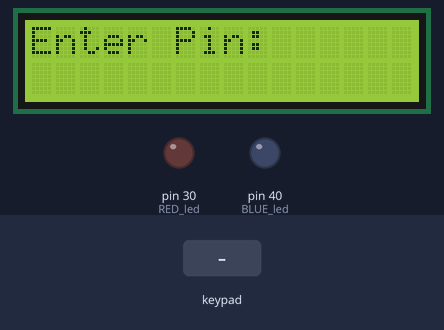
The sketch below on a simulated Arduino Mega 2560, built with avr-gcc and run on an emulated ATmega2560. Shown: 16×2 character LCD, output pins drawn as LEDs (lit = HIGH). Inputs (shaded band) come from the test bench.

Above: at 6.2 s.
6.3 s: keypad keys 0 5 2 0 1 # pressed 0.4 s apart
At 9.3 s:
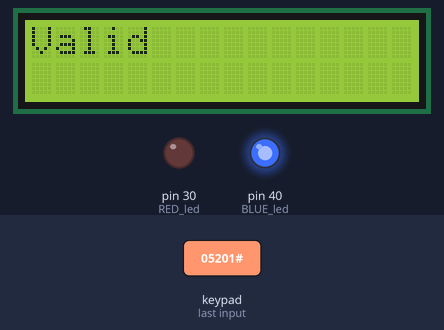
11.7 s: keypad keys 0 5 2 0 1 * pressed 0.4 s apart
At 14.3 s:
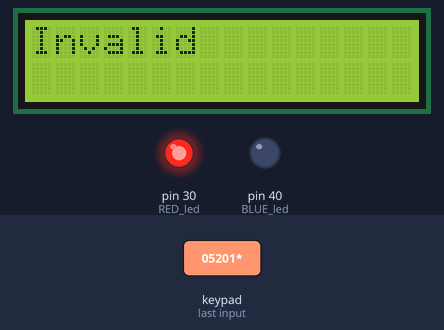
17.1 s: key '*' pressed
At 17.4 s:
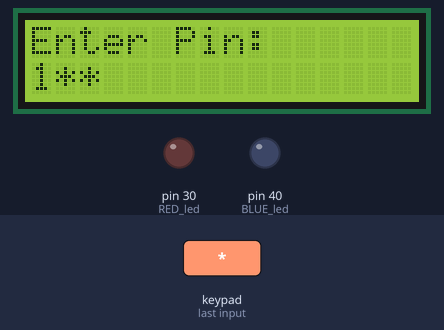
18.6 s: key '#' pressed
At 19.7 s:
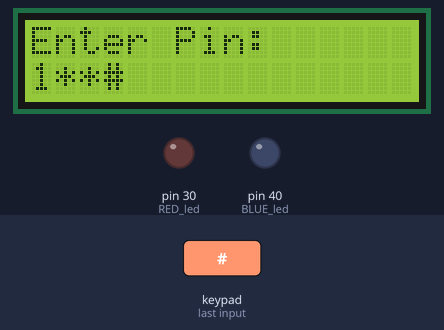
20.1 s: key '1' pressed
At 21.0 s:
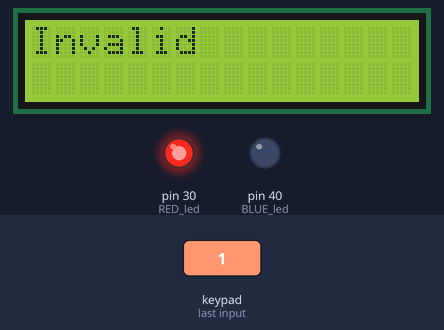
Timing chart, 0 to 24.1 s (numbered marks = the images above; inputs shaded):
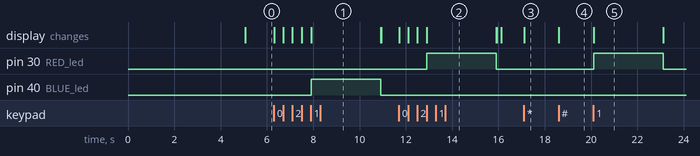

Measured:
- after the input at 6.3 s, pin 40 (BLUE_led): LOW → HIGH after 1.6 s, → LOW 3.0 s later; the display: first changes at once (image 1 shows a later state)
- after the input at 11.7 s, pin 30 (RED_led): LOW → HIGH after 1.2 s, → LOW 3.0 s later; the display: first changes at once (image 2 shows a later state)
- after the input at 17.1 s, the display: changes at once (image 3)
- after the input at 18.6 s, the display: changes at once (image 4)
- after the input at 20.1 s, pin 30 (RED_led): LOW → HIGH at once, → LOW 3.0 s later; the display: changes at once (image 5)

The sketch:

lcd_keypad.ino
```cpp
#include <LiquidCrystal.h>    //Library for LCD Display
#include <Keypad.h>           //Library for Keypad

//Initializing LCD Pins with object "lcd"
LiquidCrystal lcd(27, 28, 29, 37, 36, 35);  //RS,EN,D4,D5,D6,D7 at PE1,PE2,PE3,PC4,PC5,PC6

//Built-in LED Indicators for answers
const int RED_led = 30; //At PF1
const int BLUE_led = 40; //At PF2

//////////////////////////////////////////////////////////////////////////
// Defining the Keymap layout
const byte ROWS = 4;      // Four rows
const byte COLS = 3;      // Three columns
char keys[ROWS][COLS] = {
  {'1','2','3'},
  {'4','5','6'},
  {'7','8','9'},
  {'*','0','#'}
};

//Connect keypad ROW0, ROW1, ROW2 and ROW3 to these TivaC pins PB0, PB1, PE4, PE5
byte rowPins[ROWS] = { 3, 4, 5, 6 };
// Connect keypad COL0, COL1 and COL2 to these TivaC pins PB4, PA5, PA6
byte colPins[COLS] = { 7, 8, 9};

//Create the Keypad object
Keypad customKeypad = Keypad(makeKeymap(keys), rowPins, colPins, ROWS, COLS );
#define pin_length 6              //Passcode/pin length+1
char Data[pin_length];            //Creating array of size of the passcode
char Master[pin_length] = "05201";    //Enter you student ID here
byte data_count = 0, master_count = 0;
bool Pass_is_good;            //flag to detect if password is correct
char customKey;               //stores the character entered by user on keypad
//////////////////////////////////////////////////////////////////////////


void setup()
{
    pinMode(27,OUTPUT);//Pins 8-14 are enabled as output for LCD
    pinMode(28,OUTPUT);
    pinMode(29,OUTPUT);
    pinMode(37,OUTPUT);
    pinMode(36,OUTPUT);
    pinMode(35,OUTPUT);

    pinMode(RED_led, OUTPUT);
    pinMode(BLUE_led, OUTPUT);

    //Initialize data to be printed on LCD whenever program starts
    lcd.begin(16, 2);               //Initializing LCD
    lcd.print("Entering");          //Prints in the first row
    lcd.setCursor(0,1);             //Set curor in second row, first column
    lcd.print("Safe Lock");         //Prints in the second row, first column
    delay(5000);                    //Left the data written on LCD for 5 seconds
    lcd.clear();                    //Clears everything on the LCD
}


void loop()
{
    safeLock();       //Function to execute Safe Lock logic, to be used in task02
    //calculator();  //Function to execute calculator logic, to be used in task03
}


void safeLock(){
  lcd.setCursor(0,0);        //Set the cursor to initial position
  lcd.print("Enter Pin:");   //Prints in the first row of LCD

  customKey = customKeypad.getKey();  //Whenever key is pressed, the char is stored in customKey
  if (customKey){
    Data[data_count] = customKey;   //Store the character at the i'th index in Data array
    lcd.setCursor(data_count,1);    //Set cursor to second row and i'th column
    lcd.print(Data[data_count]);    //Prints character from keypad at the cursor position
    data_count++;                   //Increment the index for next iteration
  }

  //When the passcode length is reached, check whether it's correct or not
  if(data_count == pin_length-1){
    lcd.clear();      //clears all data from LCD to display results of passcode

    if(!strcmp(Data, Master)){
      //If passcode is correct print "Valid" on LCD and turn on BLUE_led for 3 seconds below
      lcd.print("Valid");
      digitalWrite(BLUE_led, HIGH);
      delay(3000);
      digitalWrite(BLUE_led, LOW);
      }
    else{
      //If passcode is incorrect print "Invalid" on LCD and turn on RED_led for 3 seconds below
      lcd.print("Invalid");
      digitalWrite(RED_led, HIGH);
      delay(3000);
      digitalWrite(RED_led, LOW);
      }

    lcd.clear();
    clearData();
  }
}

void calculator(){
  lcd.setCursor(0,0);
  //Write your logic for calculator below for task03
}


//Functions clear all the data from Data array that we created to store keypad characters
void clearData(){
  while(data_count !=0){
    Data[data_count--] = 0;
  }
  return;
}
```
